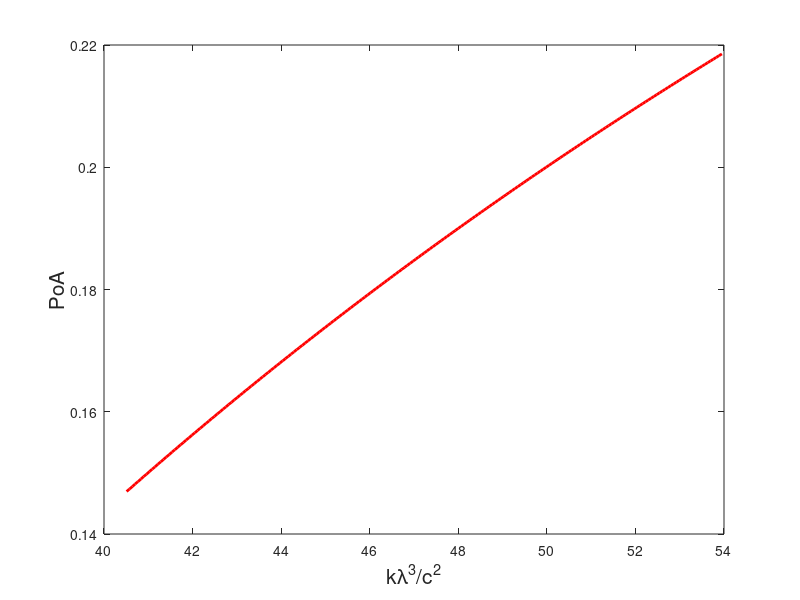

Write the MATLAB code that produced this figure. (Note: this script raises an error after producing the figure.)
%%%%%%%%%%%%%%%%%%%%%%%%%%%%%%%%%%%%%%%%%%
%%%%%%% floor NE self-optimization %%%%%%%
%%%%%%%            PoA             %%%%%%%
%%%%%%%%%%%%%%%%%%%%%%%%%%%%%%%%%%%%%%%%%%

clear
lambda = 4;
mu = 4;
rho = lambda / mu;
k = 0.1 : .1 : 300;
c = 10;
count  = 0;

v1 = zeros(1, length(k));
v2 = zeros(1, length(k));
x1 = zeros(1, length(k));
x2 = zeros(1, length(k));

for i = 1 : length(k)
    if rho == 1
        x_opt = (2.*k(i).*lambda^3./c^2).^(1/4) - 1;
        x1(i) = floor(x_opt);
        x2(i) = ceil(x_opt);
        v1(i) = (x1(i)+1).^3 .*(x1(i)+2)./2;
        v2(i) = x2(i).*(x2(i)+1).^3./2;
    else
        myfun1 = @(x) (k(i).*lambda.^3.*(1-rho).^3./(c.^2.*rho.^3)).*(1 + 1./(rho.^(x+1)-1)).^2 + (rho.^(x+1)-1)./log(rho) - x - 1;
        x_opt = fzero(myfun1, [-0.9 200]);
        x1(i) = floor(x_opt);
        x2(i) = ceil(x_opt);
        v1(i) = (1 - rho.^(x1(i)+1)).^2.*(x1(i)+1-(x1(i)+2).*rho+rho.^(x1(i)+2))./(rho.^(2.*x1(i)-1) .* (1-rho)^4);
        v2(i) = (1 - rho.^(x2(i)+1)).^2.*(x2(i) -(x2(i)+1).*rho+rho.^(x2(i)+1))./(rho.^(2.*x2(i)-1) .* (1-rho)^4);
    end
end

for j = 1 : length(v1)
    if (x1(j) == 2)
        index_start = j;
        break
    end
end

for j = 1 : length(v1)
    if (x1(j) == 3)
        index_end = j-1;
        break
    end
end

for m = index_start : index_end
    if (k(m)*lambda^3/c^2 > v1(m))
        floor_end = m-1;
        break
    end
end

k_floor = k(index_start : floor_end);

% price of anarchy
% self-optimiation vs overall
% thrshold based discrete B
% plot pi_B, B, PoA, 

priceOfAnarchy_floor = zeros(1, length(k_floor));
B_g = zeros(1, length(k_floor));
B_s = zeros(1, length(k_floor));
piBs = zeros(1, length(k_floor));
piBg = zeros(1, length(k_floor));
ratio = zeros(1, length(k_floor));

for i = 1 : length(k_floor)
    if rho == 1
        W = 1/2;
    else
        W = rho/(1-rho) + rho/log(rho);
    end
    if k_floor(i)*lambda^3/c^2 < W/3
%%%%%%%%%%%%% self-optimization Bs = 0 %%%%%%%%%%%%%
        T_u(1:3) = k_floor(i) * lambda^2/c^2;
        B_s(1,i) = 0;
        piBs(1,i) = 1;
%%%%%%%%%%%%%%% overall B_g = 0 %%%%%%%%%%%%%%%%
        T_g(1:3) = k_floor(i) * lambda^2/c^2;
        B_g(1,i) = 0;
        piBg(1,i) = 1;
        
    elseif (k_floor(i)*lambda^3/c^2 >= W/3) && (k_floor(i)*lambda^3/c^2 < W)
%%%%%%%%%%%%%%%% self-optimization  Bs = 0 %%%%%%%%%%%%%%
        T_u(1:3) = k_floor(i) * lambda^2/c^2;
        B_s(1,i) = 0;
        piBs(1,i) = 1;
%%%%%%%%%%%%% overall optimization %%%%%%%%%%%%%%
        if rho == 1
            x_opt = (6*k_floor(i)*lambda^3/c^2)^(1/4) - 1;
        else
            myfun = @(x) (3.*k_floor(i).*lambda.^3.*(1-rho).^3./(c.^2.*rho.^3)).*(1 + 1./(rho.^(x+1)-1)).^2 + (rho.^(x+1)-1)./log(rho) - x - 1;
            x_opt = fzero(myfun, [-0.9 200]);
        end
        if x_opt < 0
            B(1) = 0;
            B(2) = 0;
            B(3) = 0;
            B_g(1,i) = 0;
            piBg(1,i) = 1;
        else
            %B = floor(x_opt):floor(x_opt)+1;
            B(1) = floor(x_opt);
            B(2) = floor(x_opt) + 1;
            B(3) = x_opt;
            %B = x_opt;
        end
        if rho ~= 1
            pi_0 = (1 - rho)./(1 - rho.^(B+1));
            pi_B = (rho.^B - rho.^(B+1))./(1 - rho.^(B+1));
            E_Q = pi_0 .* rho .* ( 1 - rho.^B)./(1-rho).^2 - B .* rho.^(B+1).*pi_0 ./ (1 - rho);
            E_Q1 = (B+1)./(rho.^(B+1) - 1) + B + 1/(1 - rho);
        else
            pi_B = 1 ./ (B+1);
            E_Q = B./ 2;
        end
        T_g  =  E_Q./lambda + k_floor(i).*lambda^2 .* pi_B.^3 ./ c^2;
        if T_g(1) > T_g(2)
            B_g(1,i) = B(1);
            piBg(1,i) = pi_B(1);
        else
            B_g(1,i) = B(2);
            piBg(1,i) = pi_B(2);
        end
        
    else
 %%%%%%%%%%%%% self-optimization %%%%%%%%%%%%%%
        if rho == 1
            x_opt = (2*k_floor(i)*lambda^3/c^2)^(1/4) - 1;
        else
            myfun1 = @(x) (k_floor(i).*lambda.^3.*(1-rho).^3./(c.^2.*rho.^3)).*(1 + 1./(rho.^(x+1)-1)).^2 + (rho.^(x+1)-1)./log(rho) - x - 1;
            x_opt = fzero(myfun1, [-0.9 200]);
        end
        if x_opt < 0
            Bs(1) = 0;
            Bs(2) = 0;
            Bs(3) = 0;
            B_s(1,i) = 0;
            piBs(1,i) = 1;
        else
            %Bs = floor(x_opt):floor(x_opt)+1;
            %Bs = x_opt;
            Bs(1) = floor(x_opt);
            Bs(2) = floor(x_opt) + 1;
            Bs(3) = x_opt;
        end
        if rho ~= 1
            pi_0s = (1 - rho)./(1 - rho.^(Bs+1));
            pi_Bs = (rho.^Bs - rho.^(Bs+1))./(1 - rho.^(Bs+1));
            E_Qs = pi_0s .* rho .* ( 1 - rho.^Bs)./(1-rho).^2 - Bs .* rho.^(Bs+1).*pi_0s ./ (1 - rho);
            E_Q1 = (Bs + 1)./(rho.^(Bs+1) - 1) + Bs + 1/(1 - rho);
        else
            pi_Bs = 1 ./ (Bs+1);
            E_Qs = Bs./ 2;
        end
        T_u  =  E_Qs./lambda + k_floor(i).*lambda^2 .* pi_Bs.^3 ./ c^2;

        
%%%%%%%%%%%%% overall optimization%%%%%%%%%%%%%
        if rho == 1
            x_opt = (6*k_floor(i)*lambda^3/c^2)^(1/4) - 1;
        else
            myfun2 = @(x) (3.*k_floor(i).*lambda.^3.*(1-rho).^3./(c.^2.*rho.^3)).*(1 + 1./(rho.^(x+1)-1)).^2 + (rho.^(x+1)-1)./log(rho) - x - 1;
            x_opt = fzero(myfun2, [-0.9 200]);
        end
        if x_opt < 0
            B(1) = 0;
            B(2) = 0;
            B(3) = 0;
            B_g(1,i) = 0;
            piBg(1,i) = 1;
        else
            B(1) = floor(x_opt);
            B(2) = floor(x_opt) + 1;
            B(3) = x_opt;
            %B = floor(x_opt):floor(x_opt)+1;
            %B = x_opt;
        end
        if rho ~= 1
            pi_0 = (1 - rho)./(1 - rho.^(B+1));
            pi_B = (rho.^B - rho.^(B+1))./(1 - rho.^(B+1));
            E_Q = pi_0 .* rho .* ( 1 - rho.^B)./(1-rho).^2 - B .* rho.^(B+1).*pi_0 ./ (1 - rho);
            E_Q1 = (B+1)./(rho.^(B+1) - 1) + B + 1/(1 - rho);
        else
            pi_B = 1 ./ (B+1);
            E_Q = B./ 2;
        end
        T_g  =  E_Q./lambda + k_floor(i).*lambda^2 .* pi_B.^3 ./ c^2;
    end
    
%%%%%%%%%%%% price of anarchy - floor NE %%%%%%%%%%%%%%%%%
%%% 1-floor, 2-ceil, 3-continuous
    priceOfAnarchy_floor(i) = 1 - min(T_g(1:2))/(min(T_u(1)));
    ratio(i) = T_u(1) / T_u(2);
end

figure(22222)
plot(k_floor.*lambda^3./c^2, priceOfAnarchy_floor, 'r','LineWidth',2,'MarkerSize',2)
xlabel('k\lambda^3/c^2','FontSize', 15)
ylabel('PoA','FontSize', 15)
title('PoA (Floor NE): \rho = ' + string(rho) + ', c = ' + string(c), 'FontSize', 15)

